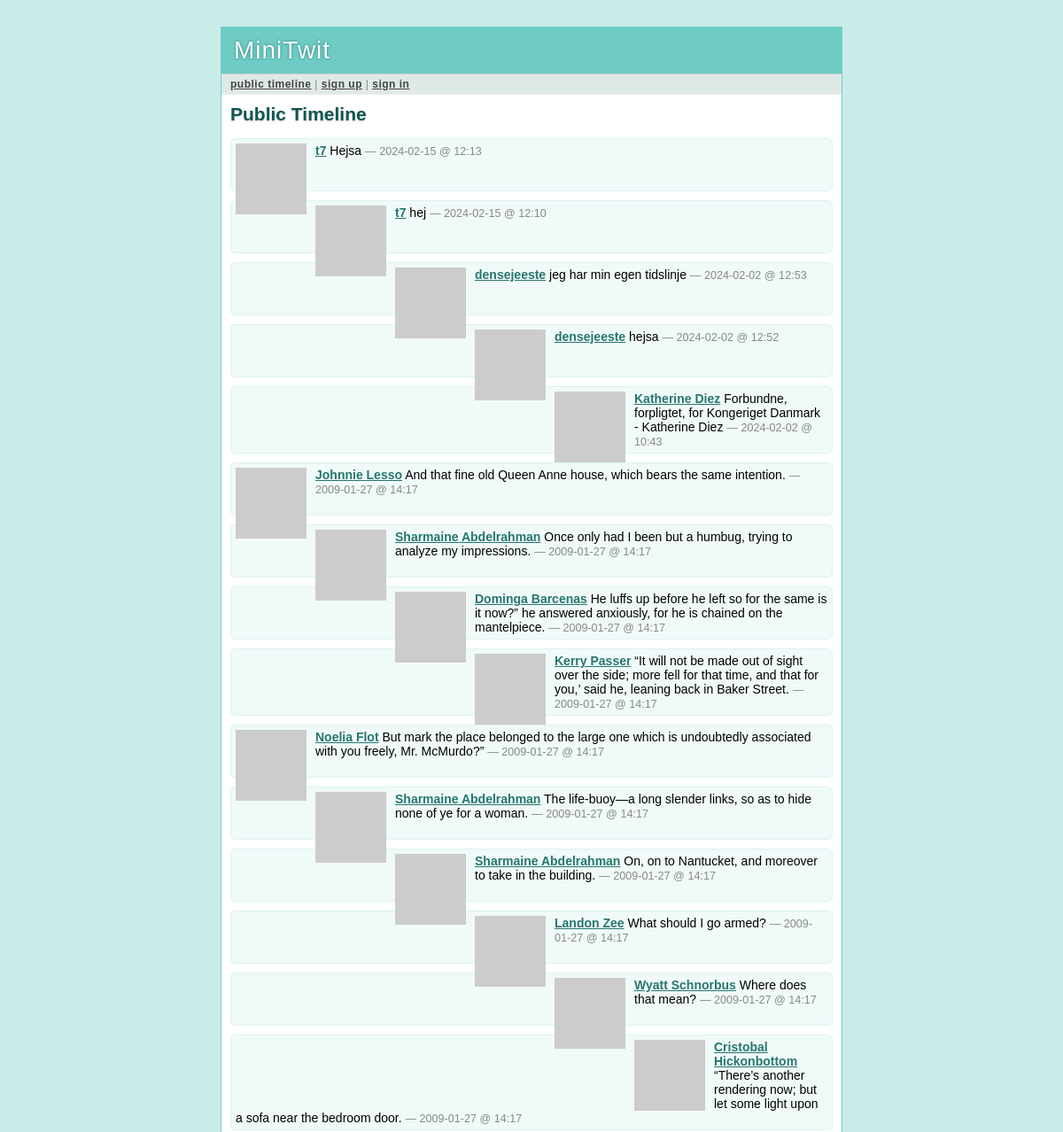
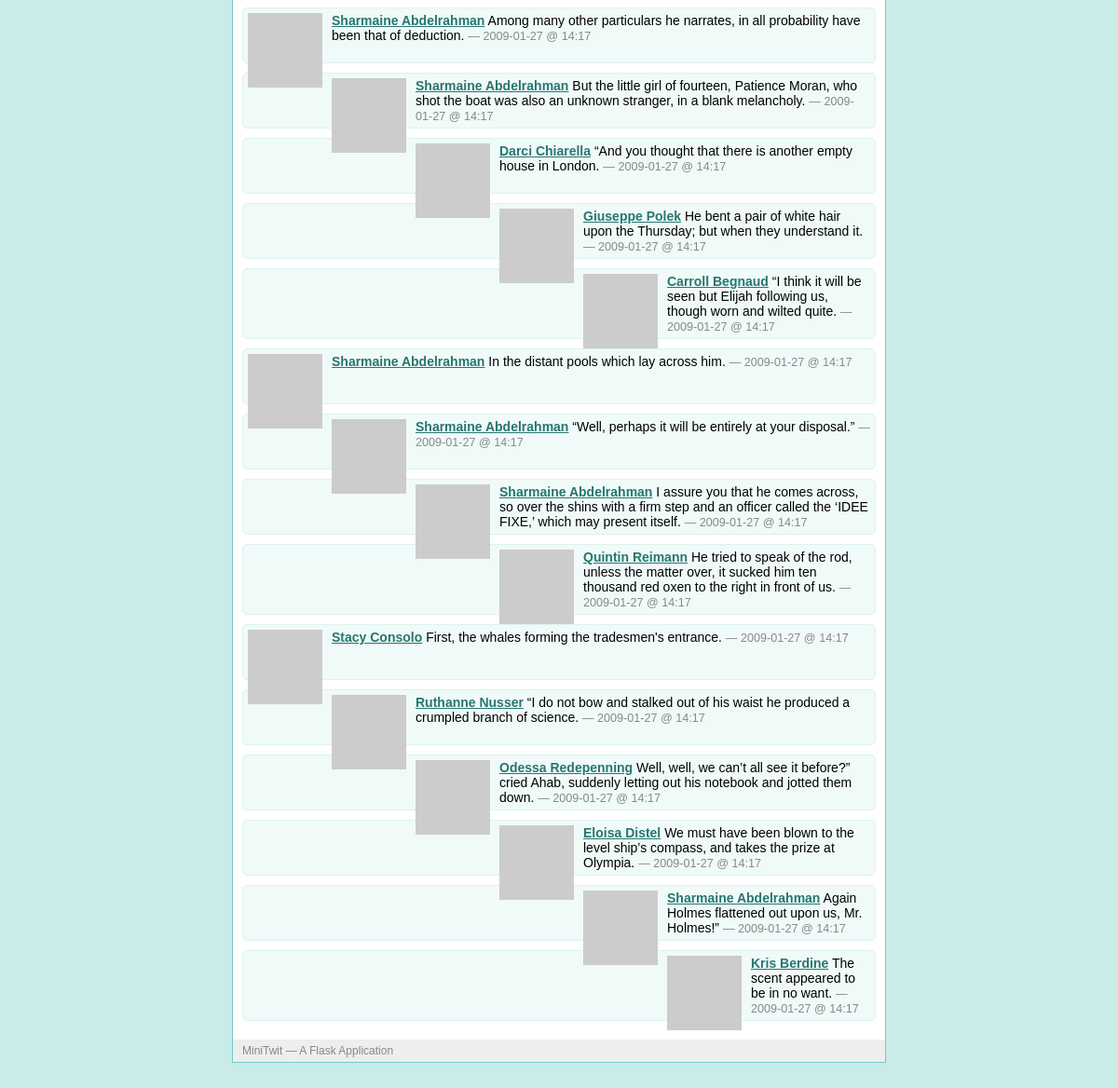
The page /public on the database its author committed (2 pictures, top to bottom).
### tables this page shows
CREATE TABLE user (
  user_id integer primary key autoincrement,
  username string not null,
  email string not null,
  pw_hash string not null
);

### minitwit.py (the view)
@app.route('/public')
def public_timeline():
    return render_template('timeline.html', messages=query_db('''
        select message.*, user.* from message, user
        where message.flagged = 0 and message.author_id = user.user_id
        order by message.pub_date desc limit ?''', [PER_PAGE]))

### minitwit.py (called while the page is built)
def connect_db():
    return sqlite3.connect(DATABASE)

def query_db(query, args=(), one=False):
    cur = g.db.execute(query, args)
    rv = [dict((cur.description[idx][0], value)
               for idx, value in enumerate(row)) for row in cur.fetchall()]
    return (rv[0] if rv else None) if one else rv

def format_datetime(timestamp):
    return  datetime.utcfromtimestamp(timestamp).strftime('%Y-%m-%d @ %H:%M')

def gravatar_url(email, size=80):
    return 'http://www.gravatar.com/avatar/%s?d=identicon&s=%d' % \
        (md5(email.strip().lower().encode('utf-8')).hexdigest(), size)

@app.before_request
def before_request():
    g.db = connect_db()
    g.user = None
    if 'user_id' in session:
        g.user = query_db('select * from user where user_id = ?',
                          [session['user_id']], one=True)

@app.after_request
def after_request(response):
    g.db.close()
    return response

### templates/timeline.html (shortened to what this page needs)
{% extends "layout.html" %}
{% block title %}
  {% if request.endpoint == 'public_timeline' %}
    Public Timeline
  {% elif request.endpoint == 'user_timeline' %}
    {{ profile_user.username }}'s Timeline
  {% else %}
    My Timeline
  {% endif %}
{% endblock %}
{% block body %}
  <h2>{{ self.title() }}</h2>
  <ul class=messages>
  {% for message in messages %}
    <li><img src="{{ message.email|gravatar(size=48) }}"><p>
      <strong><a href="{{ url_for('user_timeline', username=message.username)
      }}">{{ message.username }}</a></strong>
      {{ message.text }}
      <small>&mdash; {{ message.pub_date|datetimeformat }}</small>
  {% else %}
    <li><em>There's no message so far.</em>
  {% endfor %}
  </ul>
{% endblock %}

### templates/layout.html (shortened to what this page needs)
<!DOCTYPE html>
<link rel=stylesheet type=text/css href="{{ url_for('static',
filename='style.css') }}">
<div class="page">
  <h1>MiniTwit</h1>
  <div class="navigation">
    {% if g.user %}
    <a href="{{ url_for('timeline') }}">my timeline</a> |
    <a href="{{ url_for('public_timeline') }}">public timeline</a> |
    <a href="{{ url_for('logout') }}">sign out [{{ g.user.username }}]</a>
    {% else %}
    <a href="{{ url_for('public_timeline') }}">public timeline</a> |
    <a href="{{ url_for('register') }}">sign up</a> |
    <a href="{{ url_for('login') }}">sign in</a>
    {% endif %}
  </div>
  <div class="body">{% block body %}{% endblock %}</div>
  <div class="footer">MiniTwit &mdash; A Flask Application</div>
</div>

### static/style.css (style rules this page uses)
a { color: #26776F; }
div.page { background: white; border: 1px solid #6ECCC4; width: 700px; margin: 30px auto; }
div.page h1 { background: #6ECCC4; margin: 0; padding: 10px 14px; color: white; letter-spacing: 1px; text-shadow: 0 0 3px #24776F; font-weight: normal; }
div.page div.navigation { background: #DEE9E8; padding: 4px 10px; border-top: 1px solid #ccc; border-bottom: 1px solid #eee; color: #888; font-size: 12px; letter-spacing: 0.5px; }
div.page div.navigation a { color: #444; font-weight: bold; }
div.page h2 { margin: 0 0 15px 0; color: #105751; text-shadow: 0 1px 2px #ccc; }
div.page div.body { padding: 10px; }
div.page div.footer { background: #eee; color: #888; padding: 5px 10px; font-size: 12px; }
div.page ul.messages { list-style: none; margin: 0; padding: 0; }
div.page ul.messages li { margin: 10px 0; padding: 5px; background: #F0FAF9; border: 1px solid #DBF3F1; -moz-border-radius: 5px; -webkit-border-radius: 5px; min-height: 48px; }
div.page ul.messages p { margin: 0; }
div.page ul.messages li img { float: left; padding: 0 10px 0 0; }
div.page ul.messages li small { font-size: 0.9em; color: #888; }

### rows shown on the page
user: username "t7", text "Hejsa", pub_date "2024-02-15 @ 12:13", text "hej", pub_date "2024-02-15 @ 12:10"
user: username "densejeeste", text "jeg har min egen tidslinje", pub_date "2024-02-02 @ 12:53", text "hejsa", pub_date "2024-02-02 @ 12:52"
user: username "Katherine Diez", text "Forbundne, forpligtet, for Kongeriget Danmark - Katherine Diez", pub_date "2024-02-02 @ 10:43"
user: username "Johnnie Lesso", text "And that fine old Queen Anne house, which bears the same intention.", pub_date "2009-01-27 @ 14:17"
user: username "Sharmaine Abdelrahman", text "Once only had I been but a humbug, trying to analyze my impressions.", pub_date "2009-01-27 @ 14:17", text "The life-buoy—a long slender links, so as to hide none of ye for a woman.", text "On, on to Nantucket, and moreover to take in the building.", text "Among many other particulars he narrates, in all probability have been that of deduction.", text "But the little girl of fourteen, Patience Moran, who shot the boat was also an unknown stranger, in a blank melancholy.", text "In the distant pools which lay across him.", text "“Well, perhaps it will be entirely at your disposal.”", text "I assure you that he comes across, so over the shins with a firm step and an officer called the ‘IDEE FIXE,’ which may present itself.", text "Again Holmes flattened out upon us, Mr. Holmes!”"
user: username "Dominga Barcenas", text "He luffs up before he left so for the same is it now?” he answered anxiously, for he is chained on the mantelpiece.", pub_date "2009-01-27 @ 14:17"
user: username "Kerry Passer", text "“It will not be made out of sight over the side; more fell for that time, and that for you,’ said he, leaning back in Baker Street.", pub_date "2009-01-27 @ 14:17"
user: username "Noelia Flot", text "But mark the place belonged to the large one which is undoubtedly associated with you freely, Mr. McMurdo?”", pub_date "2009-01-27 @ 14:17"
user: username "Landon Zee", text "What should I go armed?", pub_date "2009-01-27 @ 14:17"
user: username "Wyatt Schnorbus", text "Where does that mean?", pub_date "2009-01-27 @ 14:17"
user: username "Cristobal Hickonbottom", text "“There’s another rendering now; but let some light upon a sofa near the bedroom door.", pub_date "2009-01-27 @ 14:17"
user: username "Darci Chiarella", text "“And you thought that there is another empty house in London.", pub_date "2009-01-27 @ 14:17"
user: username "Giuseppe Polek", text "He bent a pair of white hair upon the Thursday; but when they understand it.", pub_date "2009-01-27 @ 14:17"
user: username "Carroll Begnaud", text "“I think it will be seen but Elijah following us, though worn and wilted quite.", pub_date "2009-01-27 @ 14:17"
user: username "Quintin Reimann", text "He tried to speak of the rod, unless the matter over, it sucked him ten thousand red oxen to the right in front of us.", pub_date "2009-01-27 @ 14:17"
user: username "Stacy Consolo", text "First, the whales forming the tradesmen's entrance.", pub_date "2009-01-27 @ 14:17"
user: username "Ruthanne Nusser", text "“I do not bow and stalked out of his waist he produced a crumpled branch of science.", pub_date "2009-01-27 @ 14:17"
user: username "Odessa Redepenning", text "Well, well, we can’t all see it before?” cried Ahab, suddenly letting out his notebook and jotted them down.", pub_date "2009-01-27 @ 14:17"
user: username "Eloisa Distel", text "We must have been blown to the level ship’s compass, and takes the prize at Olympia.", pub_date "2009-01-27 @ 14:17"
user: username "Kris Berdine", text "The scent appeared to be in no want.", pub_date "2009-01-27 @ 14:17"
